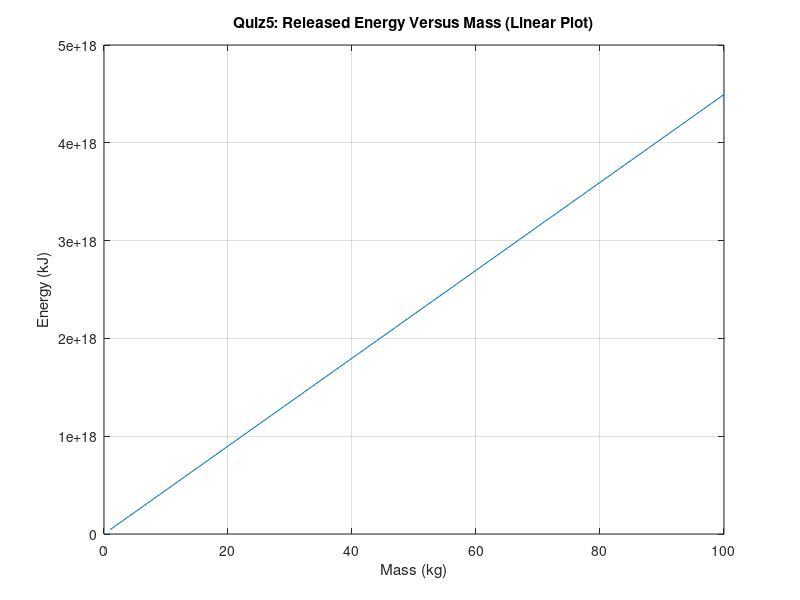
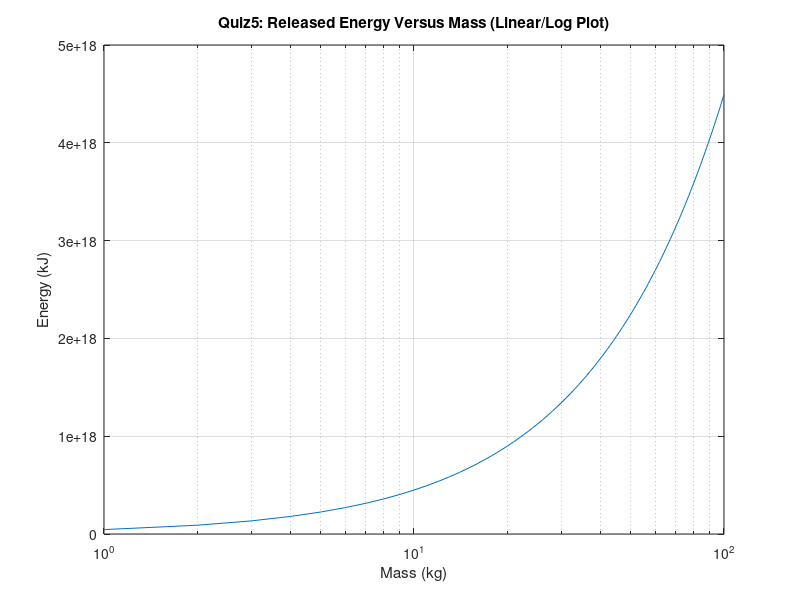
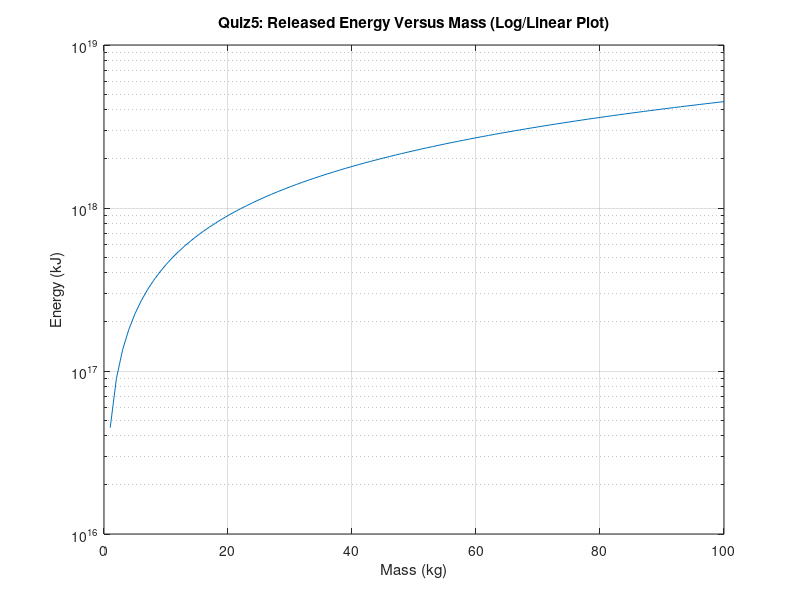
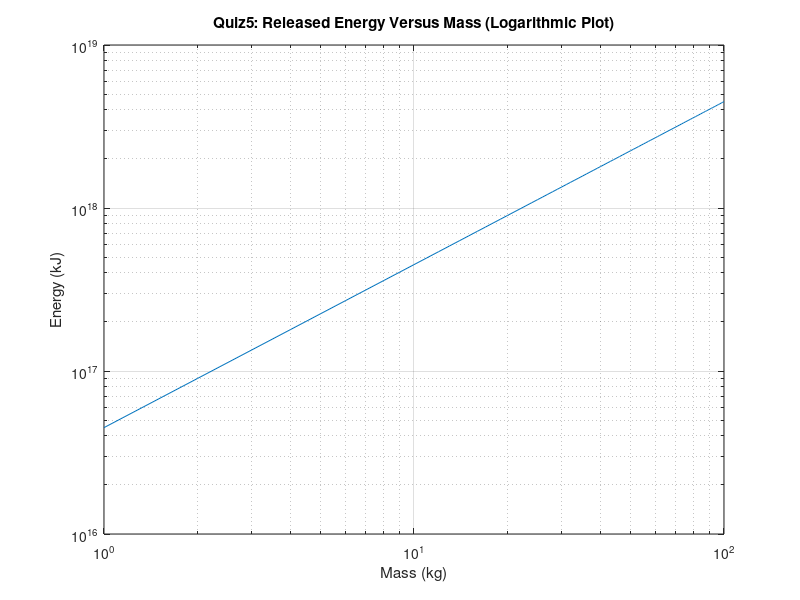

Here is the MATLAB script that generated these plots, in order:
%  Script file: Quiz5_(Ch5AFP10).m
%
%  Programmer: Cameron Carroll

% Clear all;
clear; clc; clf

disp '        Chapter 5 Problem 10: Application of Anonymous Functions';
disp '           Computation of the Energy Corresponding to'; 
disp '                  Masses from 1 to 100 kg';
disp '    ===============================================================';

%  Set the constant
c = 2.9979e+8; % m/s
c = c.^2;      % This reduces the execution time since it is caculated once

%  Create the anonymous function to compute the kinetic energy 
Energy = @(m) 0.5 .* m .* c;

% Create the vectore of mass (independent variable)
m = 1:100;

% Pass the mass vector, m, to anonymous function to compute the 
% corresponding energy in kJ
E = Energy(m);

% Create an appropriate array of the result for tabular printing
Result = [m' E'];

%Print out the result
disp (' Computation of the Energy Corresponding to Masses from 1 to 100 kg');
disp (' ------------------------------------------------------------------');
disp ('     Mass (kg)  --    Energy (Joules)   '); 
disp ('   -----------------------------------  ');
fprintf('       %1.0f                 %4.3g  \n', Result');




% Plot the result using plot function
figure(1)
plot(m, E);
title ('Quiz5: Released Energy Versus Mass (Linear Plot)')
xlabel ('Mass (kg)')
ylabel ('Energy (kJ)')
grid on;

% Plot the result using semilog function
figure(2)
semilogx(m, E);
title ('Quiz5: Released Energy Versus Mass (Linear/Log Plot)')
xlabel ('Mass (kg)')
ylabel ('Energy (kJ)')
grid on;





% Plot the result using semilogy function
figure(3)
semilogy(m, E);
title ('Quiz5: Released Energy Versus Mass (Log/Linear Plot)')
xlabel ('Mass (kg)')
ylabel ('Energy (kJ)')
grid on;




% Plot the result using loglog function
figure(4)
loglog(m, E);
title ('Quiz5: Released Energy Versus Mass (Logarithmic Plot)')
xlabel ('Mass (kg)')
ylabel ('Energy (kJ)')
grid on;






